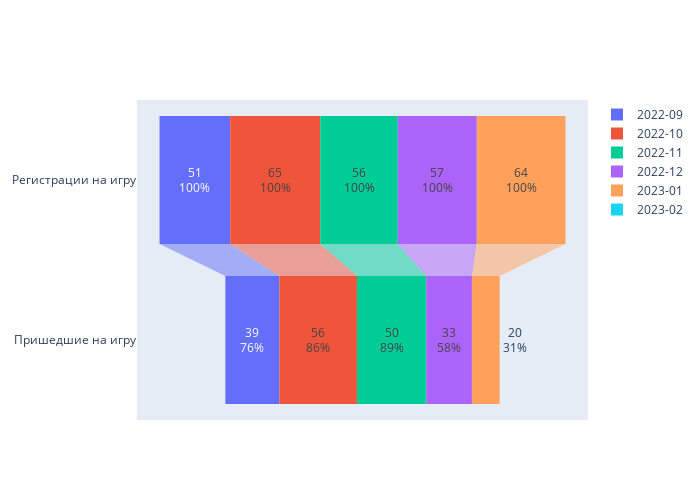

Notebook code for this chart:
### Markdown cell above
#### Месяцы идентичны почти везде, кроме последнего шага "регистрации на игру - пришедшие на игру": там отличаются проценты пришедших на игру по месяцам. Посмотрим отдельно на воронку этого шага:

### Code cell
fig = go.Figure()

for index, row in data.iterrows():
    fig.add_trace(go.Funnel(
        name = data[0][index],
        y = ["Регистрации на игру", "Пришедшие на игру"],
        x = row[3:],
        textinfo = "value+percent previous"))
    
fig.update_layout(
    autosize=False,
    width=700,
    height=500
)    

fig.show()

### Figure 1 — Plotly figure (JSON) as saved in the notebook; plotly's stock layout.template omitted (floating-point values rounded to 4 significant figures)
{"data": [{"name": "2022-09", "textinfo": "value+percent previous", "type": "funnel", "x": [51, 39], "y": ["Регистрации на игру", "Пришедшие на игру"]}, {"name": "2022-10", "textinfo": "value+percent previous", "type": "funnel", "x": [65, 56], "y": ["Регистрации на игру", "Пришедшие на игру"]}, {"name": "2022-11", "textinfo": "value+percent previous", "type": "funnel", "x": [56, 50], "y": ["Регистрации на игру", "Пришедшие на игру"]}, {"name": "2022-12", "textinfo": "value+percent previous", "type": "funnel", "x": [57, 33], "y": ["Регистрации на игру", "Пришедшие на игру"]}, {"name": "2023-01", "textinfo": "value+percent previous", "type": "funnel", "x": [64, 20], "y": ["Регистрации на игру", "Пришедшие на игру"]}, {"name": "2023-02", "textinfo": "value+percent previous", "type": "funnel", "x": [0, 0], "y": ["Регистрации на игру", "Пришедшие на игру"]}], "layout": {"autosize": false, "height": 500, "width": 700}}
